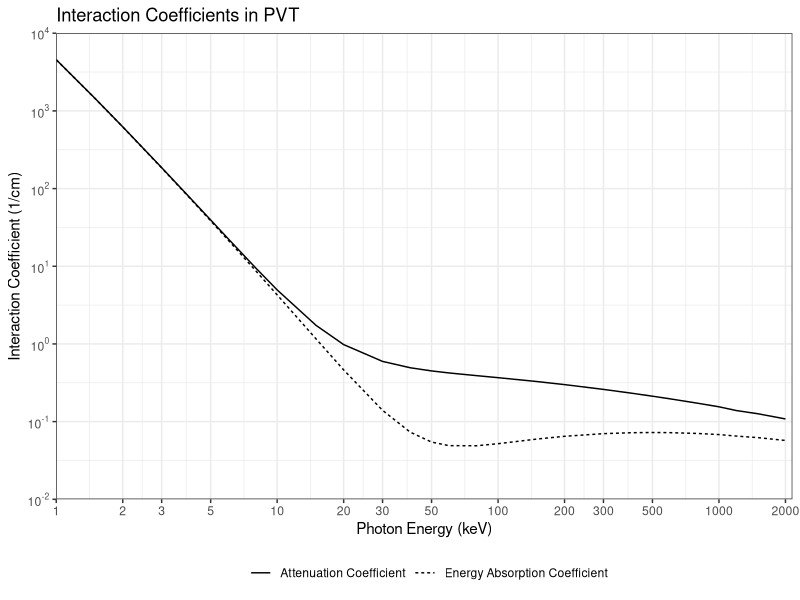

Source code (R):
library(ggplot2)

pvt_atten <-
    data.frame(
        E_MeV = c(
            1.0E-03, 1.5E-03, 2.0E-03, 3.0E-03, 4.0E-03, 5.0E-03, 6.0E-03,
            8.0E-03, 1.0E-02, 1.5E-02, 2.0E-02, 3.0E-02, 4.0E-02, 5.0E-02,
            6.0E-02, 8.0E-02, 1.0E-01, 1.5E-01, 2.0E-01, 3.0E-01, 4.0E-01,
            5.0E-01, 6.0E-01, 8.0E-01, 1.0E+00, 1.2E+00, 1.5E+00, 2.0E+00,
            3.0E+00, 4.0E+00, 5.0E+00, 6.0E+00, 8.0E+00, 1.0E+01, 1.5E+01,
            2.0E+01),
        mum = c(
            2.024E+03, 6.409E+02, 2.770E+02, 8.270E+01, 3.461E+01, 1.753E+01,
            1.005E+01, 4.220E+00, 2.204E+00, 7.705E-01, 4.358E-01, 2.647E-01,
            2.194E-01, 1.997E-01, 1.881E-01, 1.736E-01, 1.635E-01, 1.458E-01,
            1.331E-01, 1.155E-01, 1.034E-01, 9.443E-02, 8.732E-02, 7.668E-02,
            6.894E-02, 6.166E-02, 5.611E-02, 4.810E-02, 3.848E-02, 3.282E-02,
            2.907E-02, 2.641E-02, 2.290E-02, 2.069E-02, 1.770E-02, 1.624E-02),
        muenm = c(
            2.022E+03, 6.397E+02, 2.760E+02, 8.203E+01, 3.407E+01, 1.707E+01,
            9.650E+00, 3.883E+00, 1.903E+00, 5.158E-01, 2.059E-01, 6.210E-02,
            3.256E-02, 2.424E-02, 2.180E-02, 2.172E-02, 2.310E-02, 2.650E-02,
            2.876E-02, 3.110E-02, 3.197E-02, 3.218E-02, 3.204E-02, 3.128E-02,
            3.027E-02, 2.894E-02, 2.766E-02, 2.542E-02, 2.214E-02, 1.992E-02,
            1.835E-02, 1.718E-02, 1.558E-02, 1.455E-02, 1.309E-02, 1.236E-02)
    ) |>
    dplyr::mutate(
        E_keV = E_MeV * 1000,
        mu = mum * 2.250000,
        muen = muenm * 2.250000
    ) |>
    dplyr::filter(E_keV <= 2000) |>
    dplyr::select(-mum,-muenm, -E_MeV) |>
    tidyr::pivot_longer(
        cols = c("mu", "muen"),
        names_to = "type",
        values_to = "mu"
    ) |>
    dplyr::mutate(type = as.factor(type)) |>
    ggplot() +
    geom_line(
        mapping = aes(
            x = E_keV,
            y = mu,
            linetype = type
        )
    ) +
    scale_x_continuous(
        name = "Photon Energy (keV)",
        transform = "log10",
        limits = c(1,2150),
        expand = c(0,0),
        n.breaks = 15
    ) +
    scale_y_continuous(
        name = "Interaction Coefficient (1/cm)",
        transform = "log10",
        limits = c(1e-2,1e4),
        expand = c(0,0),
        n.breaks = 7,
        labels = scales::trans_format(
            "log10",
            scales::math_format(10^.x)
        )
    ) +
    scale_linetype_discrete(
        name = "",
        breaks = c("mu", "muen"),
        labels = c(
            "Attenuation Coefficient",
            "Energy Absorption Coefficient"
        )
    ) +
    ggtitle(
        "Interaction Coefficients in PVT"
    ) +
    theme_bw() +
    theme(
        legend.position = "bottom",
        strip.background = element_rect(
            fill = "white"
        )
    )

ggsave(
    paste(
        getwd(),
        "/",
        "data_raw/4_figure_generation/",
        "fig-methods-pvt_atten.png",
        sep = ""
    ),
    plot = pvt_atten,
    width = 7,
    height = 5,
    units = "in",
    dpi = 1200
)
